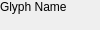
<?xml version="1.0" encoding="UTF-8"?>
<ui version="4.0">
 <class>EmptyLabelDialog</class>
 <widget class="QDialog" name="EmptyLabelDialog">
  <widget class="QLabel" name="emptyLabel">
   <property name="text">
    <string>   </string>
   </property>
  </widget>
  <widget class="QLabel" name="goodLabel">
   <property name="text">
    <string>Glyph Name</string>
   </property>
  </widget>
 </widget>
</ui>
